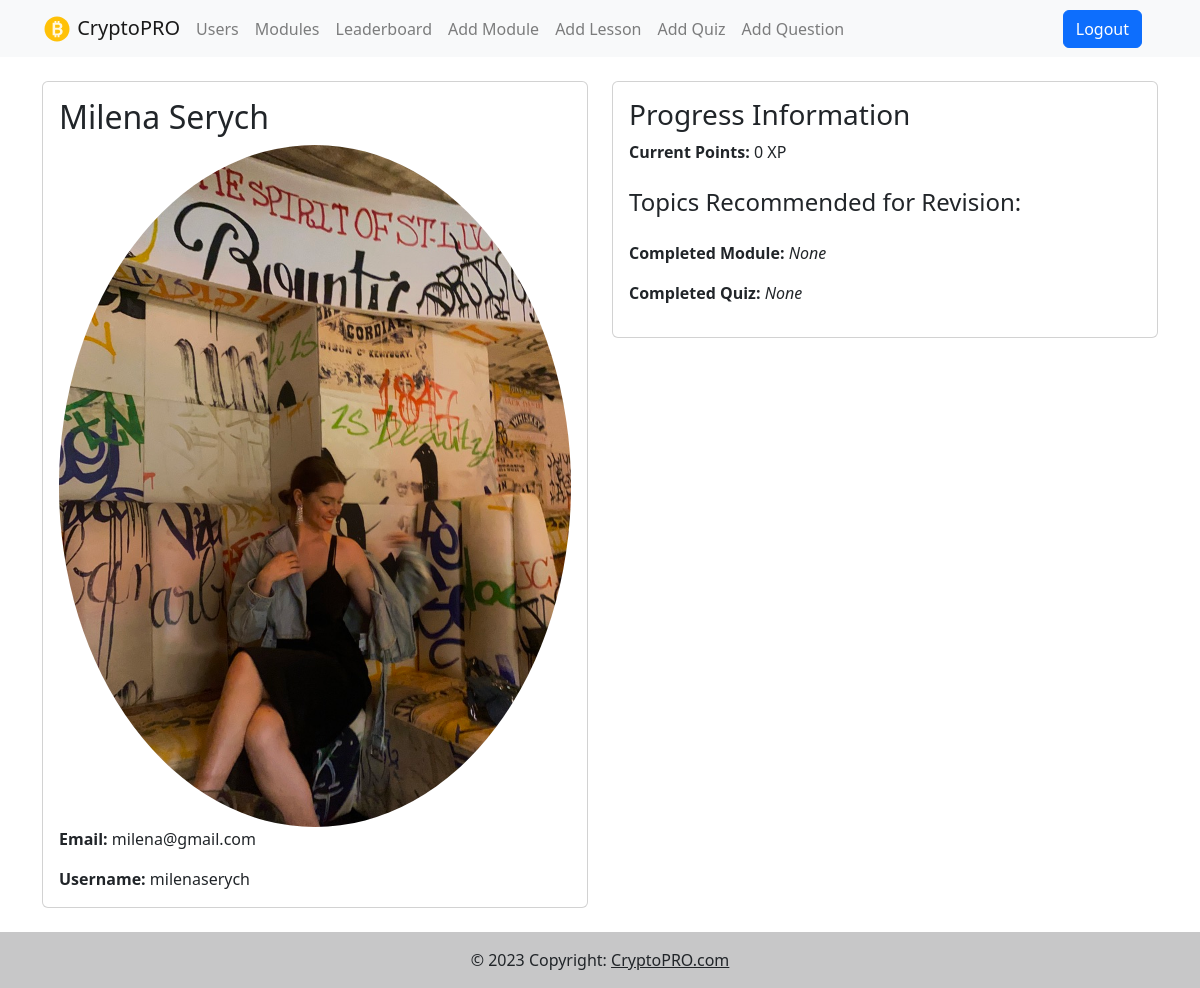
The page /profile/7bf0cd93-e5c1-478c-adf5-ae7db84d1f89/ (signed in) on the database its author committed.
### users/models.py (models this page shows, shortened)
class Profile(models.Model):
    user = models.OneToOneField(User, on_delete=models.CASCADE, null=True, blank=True)
    name = models.CharField(max_length=200, blank=True, null=True)
    email = models.EmailField(max_length=500, blank=True, null=True)
    username = models.CharField(max_length=200, blank=True, null=True)
    profile_image = models.ImageField(null=True, blank=True, upload_to='profiles/', default="profiles/defaultprofile.jpeg")
    created = models.DateTimeField(auto_now_add=True)
    points_of_progress = models.IntegerField(default=0)
    current_module = models.CharField(max_length=200, blank=True, null=True)
    current_quiz = models.CharField(max_length=200, blank=True, null=True)
    modules_completed = models.IntegerField(default=0)
    id = models.UUIDField(default=uuid.uuid4, unique=True, primary_key=True, editable=False)
    def get_incorrect_questions(self):
        incorrect_questions = IncorrectQuestion.objects.filter(user=self.user)
        return incorrect_questions
    def get_most_frequent_incorrect_questions(self, num_questions=2):
        incorrect_questions = self.get_incorrect_questions()
        print("Incorrect questions: ", incorrect_questions)
        most_frequent_questions = (
            incorrect_questions
            .values('question__text', 'question__lesson__title')
            .annotate(frequency=Count('question'))
            .order_by('-frequency')[:num_questions]
        )
        return most_frequent_questions

### users/views.py (the view)
# urls.py: path('profile/<uuid:pk>/', views.adminUserProfile, name="admin-user-profile"),
@login_required
def adminUserProfile(request, pk):
    profile = get_object_or_404(Profile, id=pk)
    most_frequent_questions = profile.get_most_frequent_incorrect_questions()
    lessons_for_revision = [
        question['question__lesson__title']
        for question in most_frequent_questions
        if 'question__lesson__title' in question and question['question__lesson__title']
    ]
    print("Lessons for revision: ", lessons_for_revision)
    return render(request, 'users/user-profile.html', {'profile': profile, 'lessons_for_revision':lessons_for_revision})

### users/templates/users/user-profile.html (shortened to what this page needs)
{% extends 'main.html' %}
{% block content %}
    <div class="container mt-4">
        <div class="row">
            <div class="col-md-6">
                <div class="card mb-4">
                    <div class="card-body">
                        <h2 class="card-title">{{ profile.name }}</h2>
                        <div class="user-details">
                            <img src="{{ profile.profile_image.url }}" class="rounded-circle profile-img" alt="{{ user.profile.name }}">
                            <p class="card-text"><strong>Email:</strong> {{ profile.email }}</p>
                            <p class="card-text"><strong>Username:</strong> {{ profile.username }}</p>
                        </div>
                    </div>
                </div>
            </div>
            <div class="col-md-6">
                <div class="card">
                    <div class="card-body">
                        <h3 class="card-title">Progress Information</h3>
                        <p class="card-text"><strong>Current Points:</strong> {{profile.points_of_progress}} XP</p>
                        <h4 class="mt-4">Topics Recommended for Revision:</h4>
                        <p class="mt-4"><strong>Completed Module:</strong> <i>{{profile.current_module}}</i></p>
                        <p><strong>Completed Quiz:</strong> <i>{{profile.current_quiz}}</i></p>
                    </div>
                </div>
            </div>
        </div>
    </div>
{% endblock content %}

### users/templates/users/user-profile.html (style rules this page uses)
.profile-img { width: 100%; height: 100%; object-fit: cover; }

### rows shown on the page
Profile: name "Milena Serych", profile_image (picture), email "milena@gmail.com", username "milenaserych", points_of_progress "0", current_module "None", current_quiz "None"
